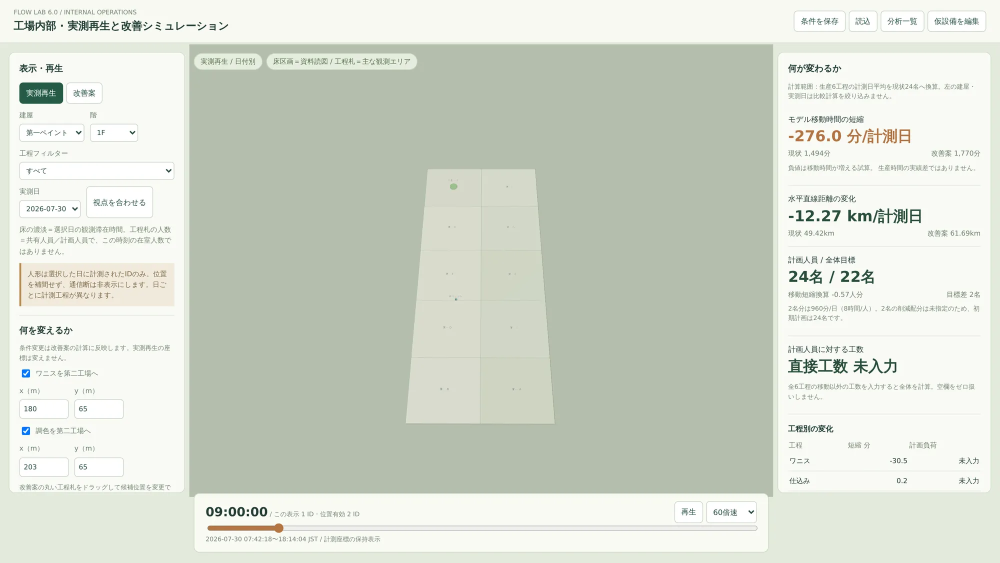
#> input picture flowlab-v6-guide/src/img/s01_replay_start.webp, 2000 x 1125 px, given in place of s01_replay_start.png, which was not available (shown at 1/2 size)
$ python process2.py ../img/s01_replay_start.webp
#> lines starting #> are read from the running program, lines starting #| are printed output that depends on the picture; pictures that were not available may be replaced by others from this repository, and a replacement may not be noted
from PIL import Image
import os, sys, json
SP = sys.argv[1]; R = SP + '/raw/'; O = SP + '/img2/'
os.makedirs(O, exist_ok=True)
out = {}
def save(name, im, q=84):
    p = O + name + '.webp'; im.save(p, 'WEBP', quality=q, method=6)
    out[name] = {'w': im.size[0], 'h': im.size[1], 'kb': os.path.getsize(p) // 1024}
def load(n): return Image.open(R + n + '.png').convert('RGB')
#> called with n = 's01_replay_start'
#> returned value is the input picture: PIL image 2000x1125 RGB; mean R, G, B 213.2, 219, 207
#> call 2 of load, with n = 's05_plan_default'
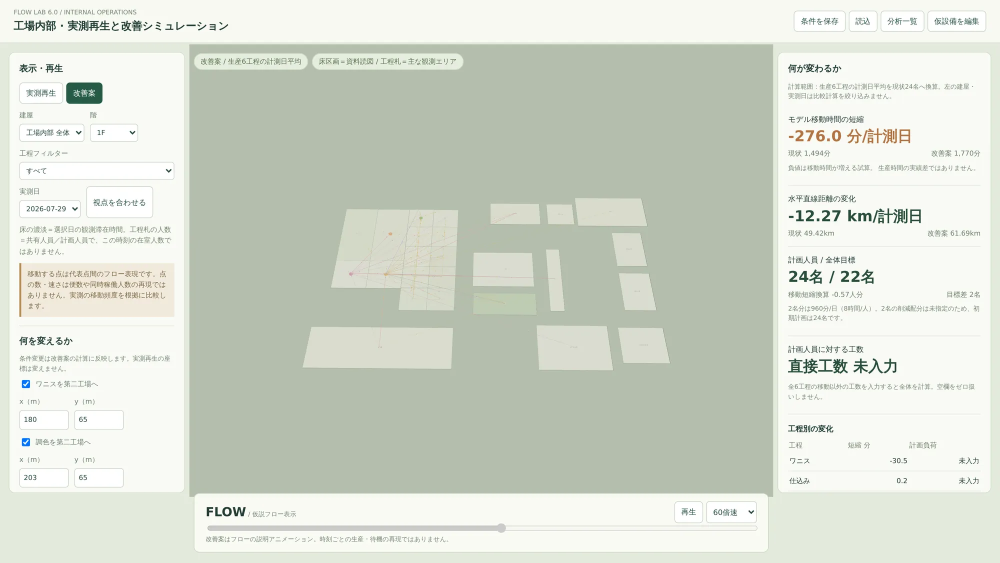
#> input picture flowlab-v6-guide/src/img/s05_plan_default.webp, 2000 x 1125 px, given in place of s05_plan_default.png, which was not available (shown at 1/2 size)
#> in load, returned value is the input picture: PIL image 2000x1125 RGB; mean R, G, B 213.3, 219.1, 207.1
def fit(im, w): return im if im.size[0] <= w else im.resize((w, round(im.size[1] * w / im.size[0])), Image.LANCZOS)
def css(im, x0, y0, x1, y1): return im.crop((x0 * 2, y0 * 2, x1 * 2, y1 * 2))
#> called with x0 = 14, y0 = 90, x1 = 296, y1 = 356
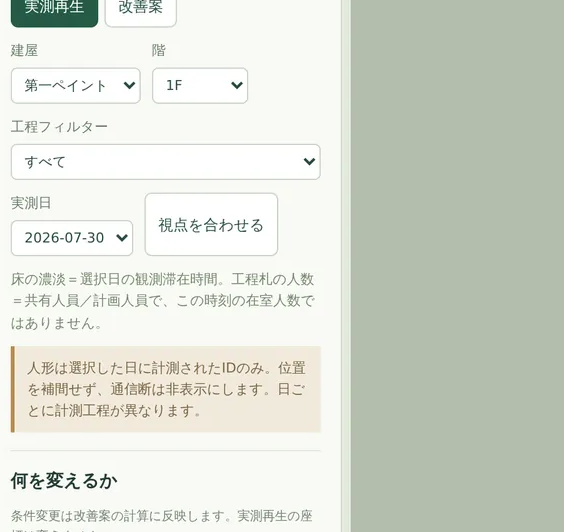
#> returned value: PIL image 564x532 RGB; mean R, G, B 216.6, 221.1, 210.4
s01, s05 = load('s01_replay_start'), load('s05_plan_default')
save('p_s01', fit(s01, 2200), 82)
save('p_s05', fit(s05, 2000), 80)
save('u_left_replay', css(s01, 14, 90, 296, 356))
save('u_mode_plan', css(s05, 14, 90, 190, 178))
#> call 2 of css, with x0 = 14, y0 = 90, x1 = 190, y1 = 178
#> in css (call 2), `def css(im, x0, y0, x1, y1): return im.crop((x0 * 2, y0 * 2, x1 * 2, y..`:
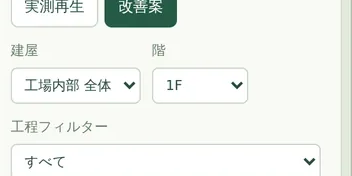
#> returned value: PIL image 352x176 RGB; mean R, G, B 239, 242.3, 237.6
c02 = load('c02_left_plan'); save('u_change', c02.crop((0, 900, c02.size[0], 1640)))
#> (the run stopped early here; a loop or call above may not have finished)
